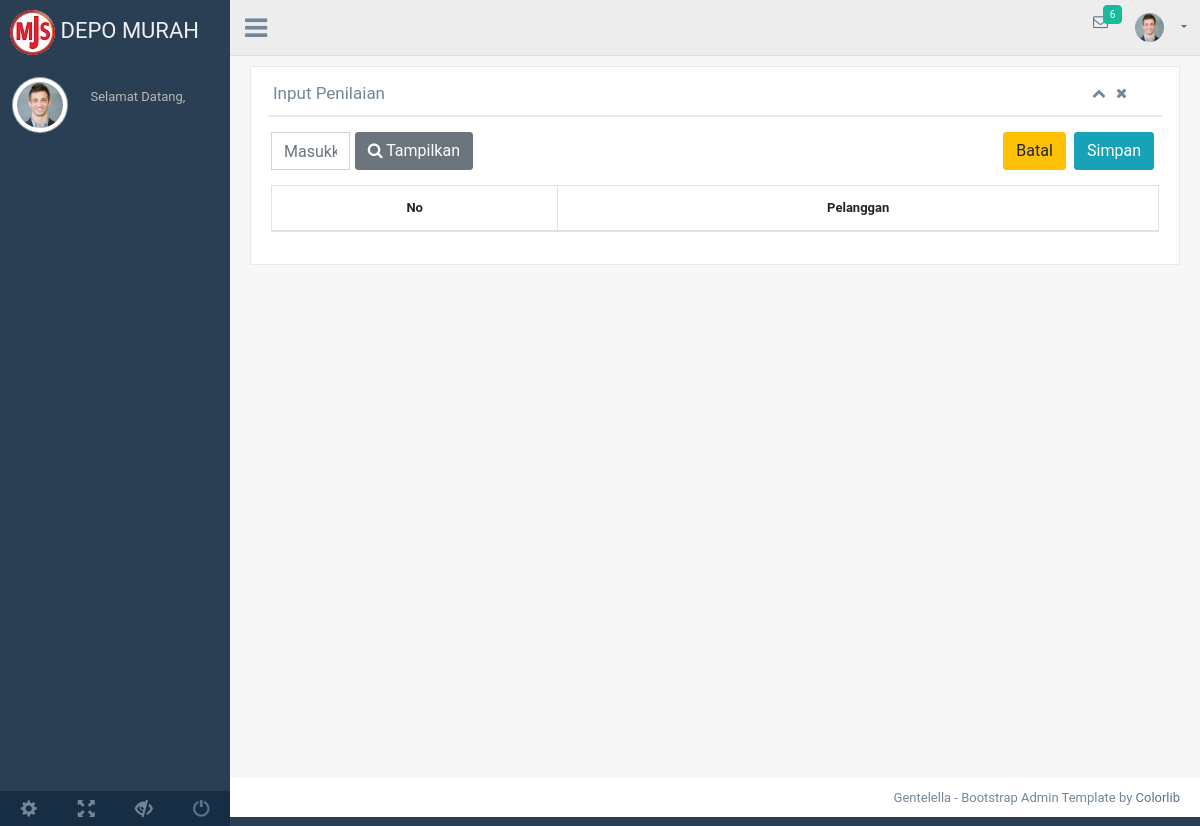
Before: /index.php/penilaian/inputpenilaian with the older database file.
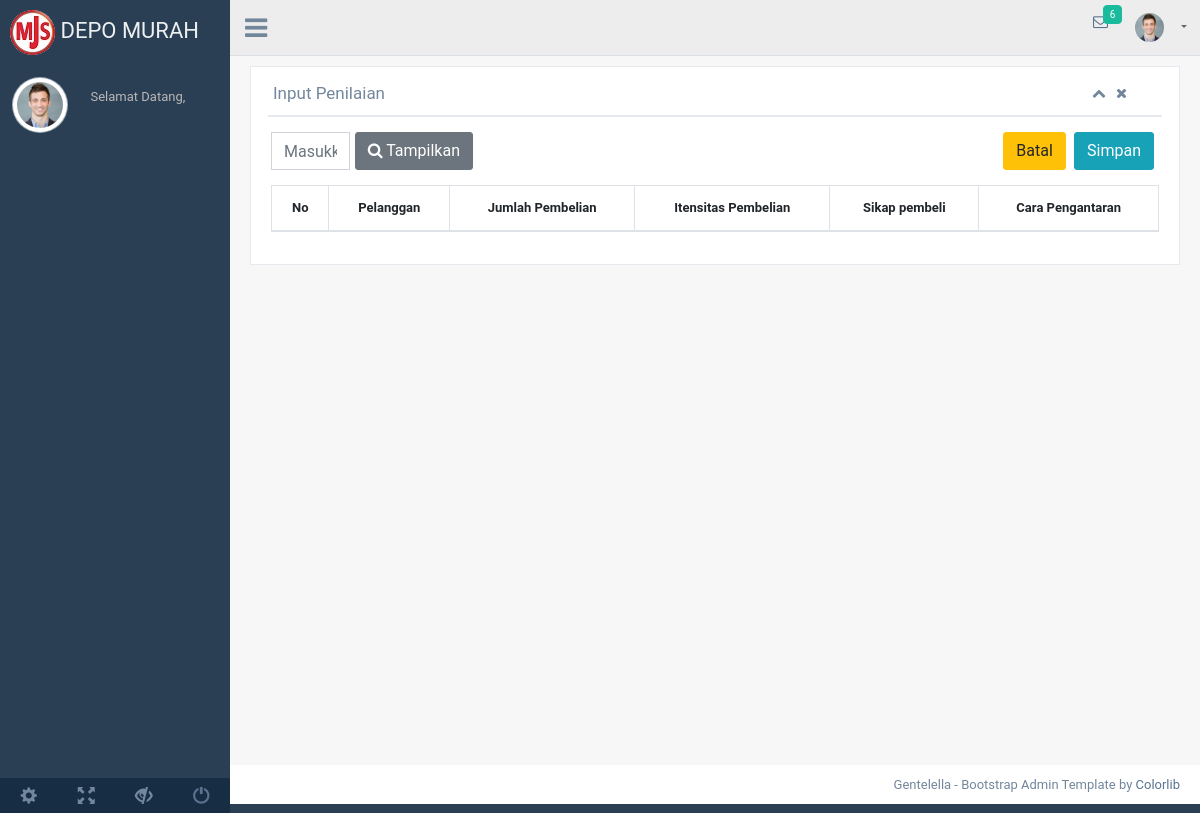
After: the same page with the newer database file.
### tables this page shows
CREATE TABLE `tb_kriteria` (
  `id_kriteria` varchar(10) NOT NULL,
  `kriteria` varchar(35) NOT NULL,
  `bobot` float NOT NULL
);

### application/controllers/Penilaian.php (called while the page is built, shortened)
<?php
class Penilaian extends CI_Controller {
  public function inputpenilaian(){
    $this->db->order_by("id_kriteria", "asc");
    $data['kriteria'] = $this->db->get('tb_kriteria')->result();
    $this->load->view('template/back/header');
    $this->load->view('template/back/sidebar');
    $this->load->view('template/back/topnav');
    $this->load->view('pages/back/inputpenilaian', $data);
    $this->load->view('template/back/footer');
	}
}
?>

### index.php (called while the page is built, shortened)
<?php
require_once BASEPATH.'core/CodeIgniter.php';

### application/views/pages/back/inputpenilaian.php (the view, shortened to what this page needs)
<link href="<?php echo base_url(); ?>assets/datatable/datatables.min.css" rel="stylesheet">
<link href="<?php echo base_url(); ?>assets/toastr/toastr.min.css" rel="stylesheet">
<div class="right_col" role="main">
  <div class="">
    <div class="row">
      <div class="col-md-12 col-sm-12  ">
        <div class="x_panel">
          <div class="x_title">
            <h2>Input Penilaian</h2>
            <ul class="nav navbar-right panel_toolbox">
              <li><a class="collapse-link"><i class="fa fa-chevron-up"></i></a>
              </li>
              <li><a class="close-link"><i class="fa fa-close"></i></a>
              </li>
            </ul>
            <div class="clearfix"></div>
          </div>
          <div class="x_content">
            <form id="FRM_DATA">
              <div class="row">
                <div class="col-md-3">
                  <div class="input-group">
                    <input type="text" class="form-control" name="tahun" required placeholder="Masukkan Tahun" onkeypress="return onlyNumberKey(event)" maxlength="4">
                    <div class="input-group-btn">
                      <button type="button" class="btn btn-secondary no-border" id="btnTampil" style="margin-left: 5px;">
                        <i class="ace-icon fa fa-search icon-on-right bigger-110"></i> Tampilkan
                      </button>
                    </div>
                  </div>
                </div>
                <div class="col-md-9" >
                  <div style="float:right;">
                  <button type="button" class="btn btn-warning" id="btnBatal" >Batal</button>
                  <button type="submit" class="btn btn-info" >Simpan</button>
                  </div>
                </div>
              </div>
              <div class="row">
                <div class="col-md-12">
                  <table class="table table-bordered table-hover table-striped" id="tb_data">
                    <thead>
                      <th class="text-center">No</th>
                      <th class="text-center">Pelanggan</th>
                      <?php
                        foreach($kriteria as $row){
                          echo '<th class="text-center">'.$row->kriteria.'</th>';
                        }
                      ?>
                    </thead>
                  </table>
                </div>
              </div>
            </form>
          </div>
        </div>
      </div>
    </div>
  </div>
</div>

Changed rows visible on the page:
added tb_kriteria: kriteria "Jumlah Pembelian"
added tb_kriteria: kriteria "Itensitas Pembelian"
added tb_kriteria: kriteria "Sikap pembeli"
added tb_kriteria: kriteria "Cara Pengantaran"
